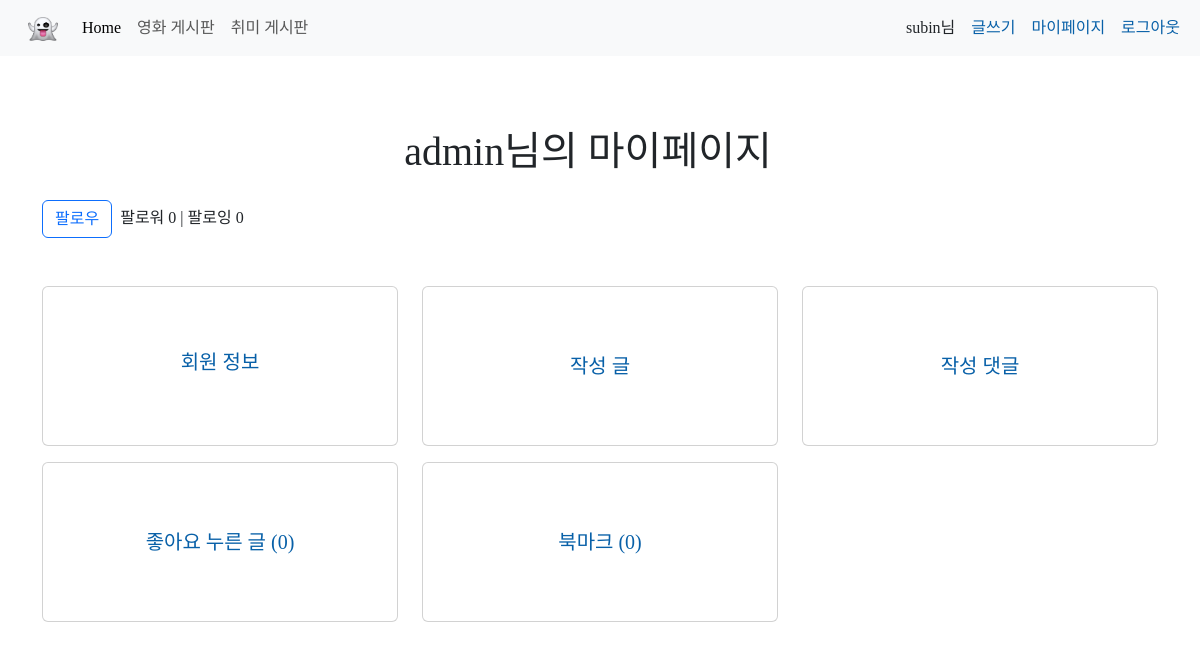
Before: /accounts/1/ (signed in) with the older database file.
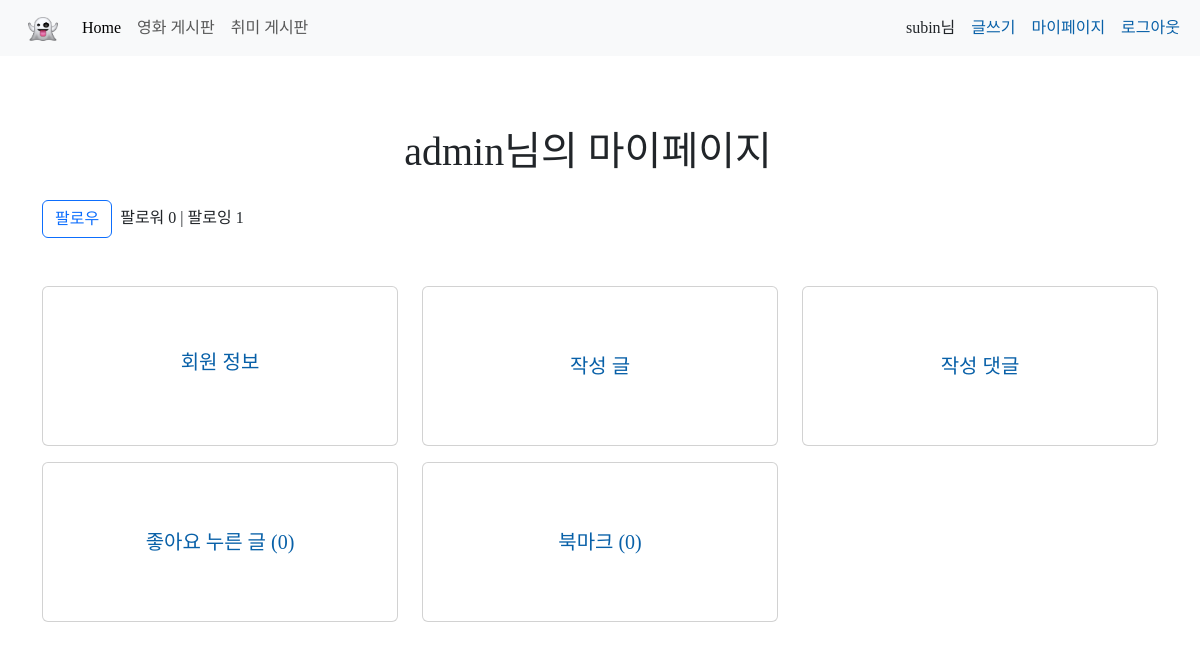
After: the same page with the newer database file.
### accounts/models.py (models this page shows, shortened)
class User(AbstractUser):
    followings = models.ManyToManyField('self', symmetrical=False, related_name='followers')
    class Meta(AbstractUser.Meta):
        swappable = "AUTH_USER_MODEL"

### accounts/views.py (the view)
# urls.py: path("<int:pk>/", views.mypage, name="mypage"),
@login_required
def mypage(request, pk):
    user = get_user_model().objects.get(pk=pk)
    context = {
        "user": user
    }
    return render(request, "accounts/mypage.html", context)

### accounts/templates/accounts/mypage.html
{% extends 'base.html' %}
{% load django_bootstrap5 %}
{% block content %}
  <div class="container my-5">
    <div class="d-flex justify-content-center align-items-center">
      <h1 class="me-4 my-4">{{ user.username }}님의 마이페이지</h1>
    </div>
    <div>
      {% if request.user != user %}
        {% if request.user in user.followers.all %}
        <a href="{% url 'accounts:follow' user.pk %}" class="btn btn-primary me-1">팔로잉</a>
        {% else %}
        <a href="{% url 'accounts:follow' user.pk %}" class="btn btn-outline-primary me-1">팔로우</a>
        {% endif %}
      {% endif %}
      <span> 팔로워 {{ user.followers.count }} | 팔로잉 {{ user.followings.count }}</span>
    </div>
    <div class="row my-5">
      <div class="col-sm-4 mb-3">
        <div class="card text-center" style="height: 10rem;">
          <div class="card-body d-flex align-items-center justify-content-center" style="display: inline-block; text-align: center;">
            <a href="{% url 'accounts:detail' user.pk %}">
              <h5 class="card-title">회원 정보</h5>
            </a>
          </div>
        </div>
      </div>
      <div class="col-sm-4 mb-3">
        <div class="card text-center" style="height: 10rem;">
          <div class="card-body d-flex align-items-center justify-content-center">
            <a href="{% url 'accounts:articles' user.pk %}">
              <h5 class="card-title my-auto">작성 글</h5>
            </a>
          </div>
        </div>
      </div>
      <div class="col-sm-4 mb-3">
        <div class="card text-center" style="height: 10rem;">
          <div class="card-body d-flex align-items-center justify-content-center">
            <a href="{% url 'accounts:comments' user.pk %}">
              <h5 class="card-title my-auto">작성 댓글</h5>
            </a>
          </div>
        </div>
      </div>
      <div class="col-sm-4 mb-3">
        <div class="card text-center" style="height: 10rem;">
          <div class="card-body d-flex align-items-center justify-content-center">
            <a href="{% url 'accounts:likes' user.pk %}">
              <h5 class="card-title my-auto">좋아요 누른 글 ({{ user.like_articles.count }})</h5>
            </a>
          </div>
        </div>
      </div>
      <div class="col-sm-4 mb-3">
        <div class="card text-center" style="height: 10rem;">
          <div class="card-body d-flex align-items-center justify-content-center">
            <a href="{% url 'accounts:comments' user.pk %}">
              <h5 class="card-title my-auto">북마크 (0)</h5>
            </a>
          </div>
        </div>
      </div>
    </div>
  </div>
{% endblock content %}

Changed rows visible on the page:
changed User "admin": followings.count "0" → "1"
